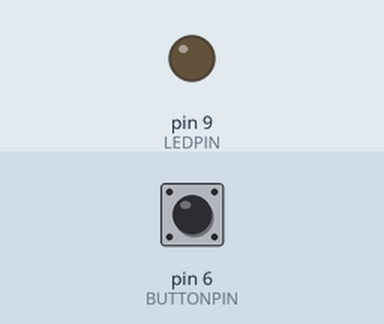
Simulated run of this program. Board: Arduino Micro, built with avr-gcc and run on an emulated ATmega32U4. Parts: output pins drawn as LEDs (lit = HIGH). The inputs (shaded band) are chosen by the test bench; at power-on: pin 6 (BUTTONPIN) LOW.

Above: at 1.2 s.
1.3 s: pin 6 (BUTTONPIN) pulled HIGH for 0.15 s
At 2.0 s:
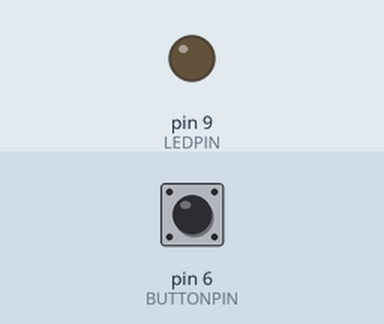
2.9 s: pin 6 (BUTTONPIN) pulled HIGH for 1 s
At 3.21 s:
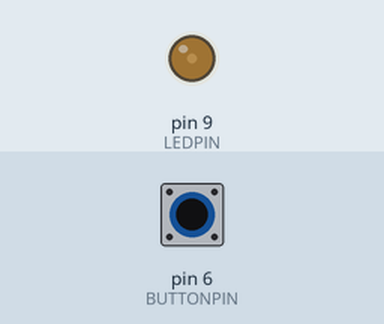
5.9 s: pin 6 (BUTTONPIN) pulled HIGH for 0.15 s
At 6.8 s:
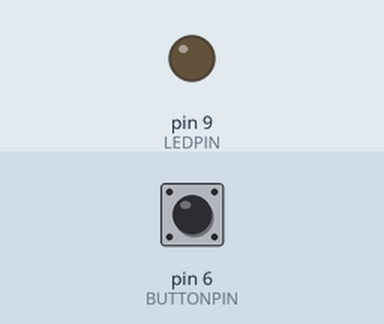
7.5 s: pin 6 (BUTTONPIN) pulled HIGH for 3.2 s
At 8.75 s:
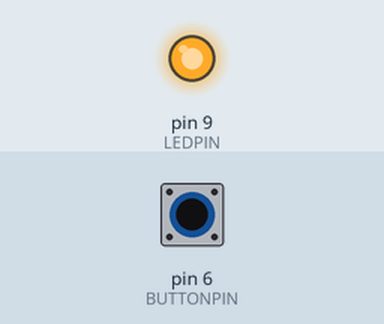
Timing chart, 0 to 12.2 s (numbered marks = the images above; inputs shaded):
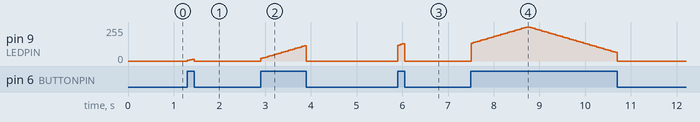

Measured:
- after the input at 1.3 s, pin 9 (LEDPIN): 0/255 → 5/255 at once, → 10/255 0.05 s later, → 15/255 0.05 s later, → 0/255 0.05 s later
- after the input at 2.9 s, pin 9 (LEDPIN): rises from 0/255 to 115/255 in 0.95 s, then falls to 0/255 in 0.05 s
- after the input at 5.9 s, pin 9 (LEDPIN): 0/255 → 120/255 at once, → 125/255 0.05 s later, → 130/255 0.05 s later, → 0/255 0.05 s later
- after the input at 7.5 s, pin 9 (LEDPIN): rises from 0/255 to 255/255 in 1.2 s, then falls to 0/255 in 2.0 s

The program:

main.cpp
```cpp
/*
  Hello World for a Led activated by a button push.
*/
#include <Arduino.h>

#define LEDPIN 9
#define BUTTONPIN 6

int buttonState = 0;
int brightness = 0;
int fadeAmount = 5;

// the setup function runs once when you press reset or power the board
void setup() {
  // initialize LEDPIN and BUTTONPIN
  pinMode(LEDPIN, OUTPUT);
  pinMode(BUTTONPIN, INPUT);

}

void loop() {

  buttonState = digitalRead(BUTTONPIN);   // read whether the button was pushed
  if (buttonState == HIGH) {              // if the button is pushed, adjust the brightness
    brightness += fadeAmount;
  }

  // Assert that brightness stays within range of 0 - 255
  if (brightness > 255) {
    brightness = 255;
    fadeAmount *= -1;
  }

  if (brightness < 5) {
    brightness = 5;
    fadeAmount *= -1;
  }

  if (buttonState == HIGH)
    analogWrite(LEDPIN, brightness);      // set the LED to the brightness
  else
    analogWrite(LEDPIN, LOW);

  delay(50);                             // wait for 200ms
}
```
